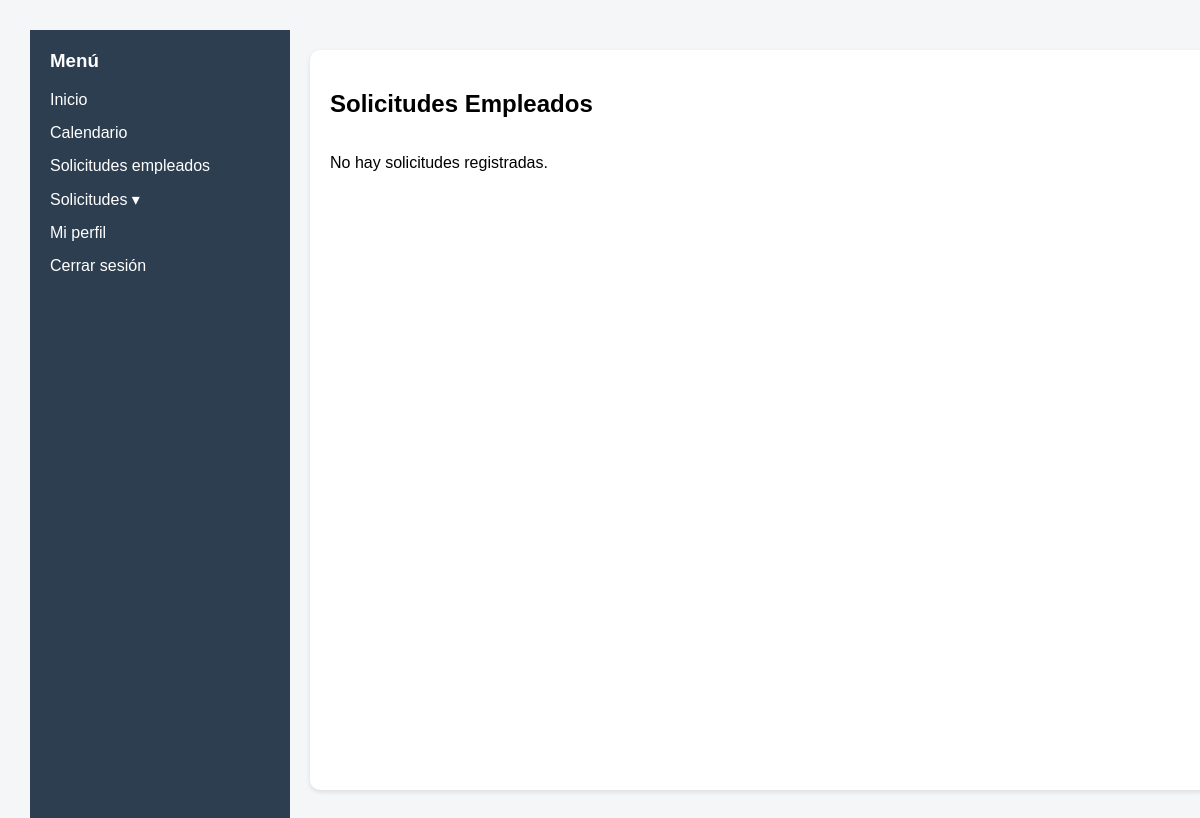
Before: /frontend/views/admin_solicitudes.php (signed in) with the older database file.
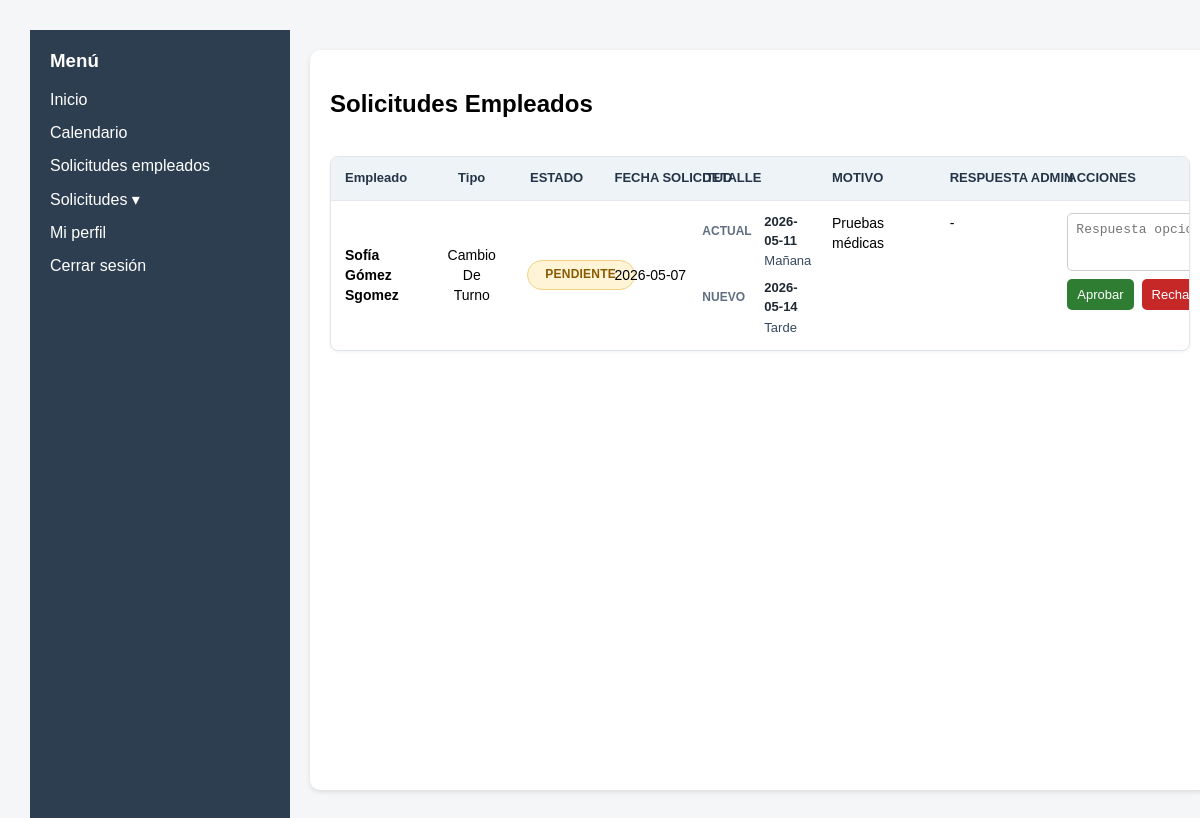
After: the same page with the newer database file.
### tables this page shows
CREATE TABLE SOLICITUD (
    id_solicitud INTEGER PRIMARY KEY AUTOINCREMENT,
    tipo TEXT NOT NULL,
    motivo TEXT,
    estado TEXT NOT NULL,
    fecha_solicitud TEXT NOT NULL,
    id_empleado INTEGER NOT NULL, fecha_inicio TEXT, fecha_fin TEXT, fecha_turno_actual TEXT, turno_actual TEXT, fecha_turno_nuevo TEXT, turno_nuevo TEXT, respuesta_admin TEXT,
    FOREIGN KEY (id_empleado) REFERENCES EMPLEADO(id_empleado)
);

CREATE TABLE EMPLEADO (
	id_empleado INTEGER PRIMARY KEY AUTOINCREMENT,
	nombre TEXT NOT NULL,
	email TEXT NOT NULL,
	dni TEXT NOT NULL,
	telefono TEXT,
	usuario TEXT NOT NULL,
	contrasena TEXT NOT NULL,
	rol TEXT NOT NULL
);

### frontend/views/admin_solicitudes.php (the view, shortened to what this page needs)
<?php include '../components/header.php'; ?>
<?php include '../components/layout.php'; ?>
<?php
$db = getDB();
$solicitudes = [];
try {
  $stmt = $db->prepare(
    "SELECT
      s.id_solicitud,
      s.tipo,
      s.motivo,
      s.estado,
      s.fecha_solicitud,
      s.fecha_inicio,
      s.fecha_fin,
      s.fecha_turno_actual,
      s.turno_actual,
      s.fecha_turno_nuevo,
      s.turno_nuevo,
      s.respuesta_admin,
      e.nombre,
      e.usuario,
      e.email
    FROM SOLICITUD s
    INNER JOIN EMPLEADO e ON s.id_empleado = e.id_empleado
    ORDER BY
      CASE s.estado
        WHEN 'pendiente' THEN 1
        WHEN 'aprobada' THEN 2
        WHEN 'rechazada' THEN 3
        ELSE 4
      END,
      s.fecha_solicitud DESC,
      s.id_solicitud DESC"
  );
  $stmt->execute();
  $solicitudes = $stmt->fetchAll(PDO::FETCH_ASSOC) ?: [];
} catch (Exception $e) {
  $solicitudes = [];
  $error = 'No se pudieron cargar las solicitudes.';
}
function mostrarTipoSolicitud($tipo)
{
  $tipos = [
    'vacaciones' => 'Vacaciones',
    'cambio_turno' => 'Cambio de turno'
  ];
  return $tipos[$tipo] ?? $tipo;
}
function mostrarEstadoSolicitud($estado)
{
  $estados = [
    'pendiente' => 'Pendiente',
    'aprobada' => 'Aprobada',
    'rechazada' => 'Rechazada'
  ];
  return $estados[$estado] ?? $estado;
}
?>
<main>
  <div class="card profile-card">
    <h2>Solicitudes Empleados</h2>
    <?php if (count($solicitudes) === 0): ?>
      <p>No hay solicitudes registradas.</p>
    <?php else: ?>
      <table class="requests-table admin-requests-table">
        <thead>
          <tr>
            <th>Empleado</th>
            <th>Tipo</th>
            <th>Estado</th>
            <th>Fecha solicitud</th>
            <th>Detalle</th>
            <th>Motivo</th>
            <th>Respuesta admin</th>
            <th>Acciones</th>
          </tr>
        </thead>
        <tbody>
          <?php foreach ($solicitudes as $solicitud): ?>
            <tr>
              <td>
                <strong><?php echo htmlspecialchars($solicitud['nombre']); ?></strong>
                <br>
                <span><?php echo htmlspecialchars($solicitud['usuario']); ?></span>
              </td>
              <td><?php echo htmlspecialchars(mostrarTipoSolicitud($solicitud['tipo'])); ?></td>
              <td>
                <span class="status status-<?php echo htmlspecialchars($solicitud['estado']); ?>">
                  <?php echo htmlspecialchars(mostrarEstadoSolicitud($solicitud['estado'])); ?>
                </span>
              </td>
              <td><?php echo htmlspecialchars($solicitud['fecha_solicitud']); ?></td>
              <td>
                <?php if ($solicitud['tipo'] === 'vacaciones'): ?>
                  <div class="request-detail">
                    <div>
                      <span>Inicio</span>
                      <strong><?php echo htmlspecialchars($solicitud['fecha_inicio'] ?? ''); ?></strong>
                    </div>
                    <div>
                      <span>Fin</span>
                      <strong><?php echo htmlspecialchars($solicitud['fecha_fin'] ?? ''); ?></strong>
                    </div>
                  </div>
                <?php elseif ($solicitud['tipo'] === 'cambio_turno'): ?>
                  <div class="shift-change">
                    <div class="shift-change-row">
                      <span>Actual</span>
                      <strong><?php echo htmlspecialchars($solicitud['fecha_turno_actual'] ?? ''); ?></strong>
                      <em><?php echo htmlspecialchars($solicitud['turno_actual'] ?? ''); ?></em>
                    </div>
                    <div class="shift-change-row">
                      <span>Nuevo</span>
                      <strong><?php echo htmlspecialchars($solicitud['fecha_turno_nuevo'] ?? ''); ?></strong>
                      <em><?php echo htmlspecialchars($solicitud['turno_nuevo'] ?? ''); ?></em>
                    </div>
                  </div>
                <?php else: ?>
                  -
                <?php endif; ?>
              </td>
              <td><?php echo nl2br(htmlspecialchars($solicitud['motivo'] ?? '')); ?></td>
              <td>
                <?php echo nl2br(htmlspecialchars($solicitud['respuesta_admin'] ?? '-')); ?>
              </td>
              <td>
                <?php if ($solicitud['estado'] === 'pendiente'): ?>
                  <form method="POST" class="admin-action-form">
                    <textarea name="respuesta_admin" placeholder="Respuesta opcional"></textarea>
                    <div class="admin-action-buttons">
                      <button class="primary approve-btn" type="submit" name="accion" value="aprobada">Aprobar</button>
                      <button class="primary reject-btn" type="submit" name="accion" value="rechazada">Rechazar</button>
                    </div>
                  </form>
                <?php else: ?>
                  -
                <?php endif; ?>
              </td>
            </tr>
          <?php endforeach; ?>
        </tbody>
      </table>
    <?php endif; ?>
  </div>
</main>
<?php include '../components/footer.php'; ?>

### frontend/components/header.php (shortened to what this page needs)
<!DOCTYPE html>
<html lang="es">
<head>
    <link rel="stylesheet" href="../css/styles.css">
</head>
<body>
    <div class="container">

### frontend/components/layout.php (shortened to what this page needs)
<aside>
  <h3>Menú</h3>
  <ul>
    <li><a href="menu.php">Inicio</a></li>
    <li><a href="calendario.php">Calendario</a></li>
    <?php if (isset($_SESSION['rol']) && $_SESSION['rol'] === 'admin'): ?>
    <li><a href="admin_solicitudes.php">Solicitudes empleados</a></li>
    <?php endif; ?>
    <li class="dropdown">
      <button class="dropdown-btn" type="button">Solicitudes ▾</button>
    </li>
    <li><a href="perfil.php">Mi perfil</a></li>
    <li><a href="logout.php">Cerrar sesión</a></li>
  </ul>
</aside>

### frontend/components/footer.php
</div>
</body>
</html>

Changed rows visible on the page:
added solicitud: id_empleado.nombre "Sofía Gómez", id_empleado.usuario "Sgomez", tipo "Cambio De Turno", estado "PENDIENTE", fecha_solicitud "2026-05-07", fecha_turno_actual "2026-05-11", turno_actual "Mañana", fecha_turno_nuevo "2026-05-14", turno_nuevo "Tarde", motivo "Pruebas médicas", respuesta_admin "-"
Other visible differences:
text no longer shown: "No hay solicitudes registradas."
text now shown: "Empleado Tipo ESTADO FECHA SOLICITUD DETALLE MOTIVO RESPUESTA ADMIN ACCIONES"
